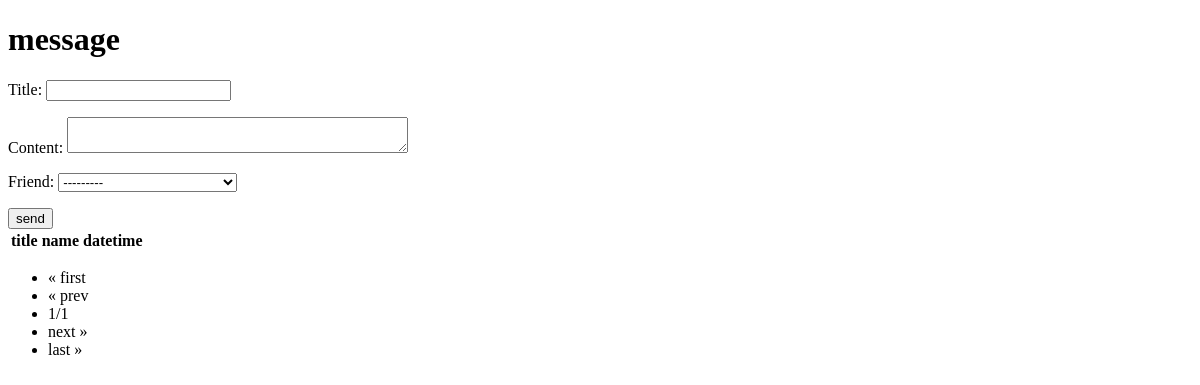
The page /hello/message/2 on the database as committed earlier.
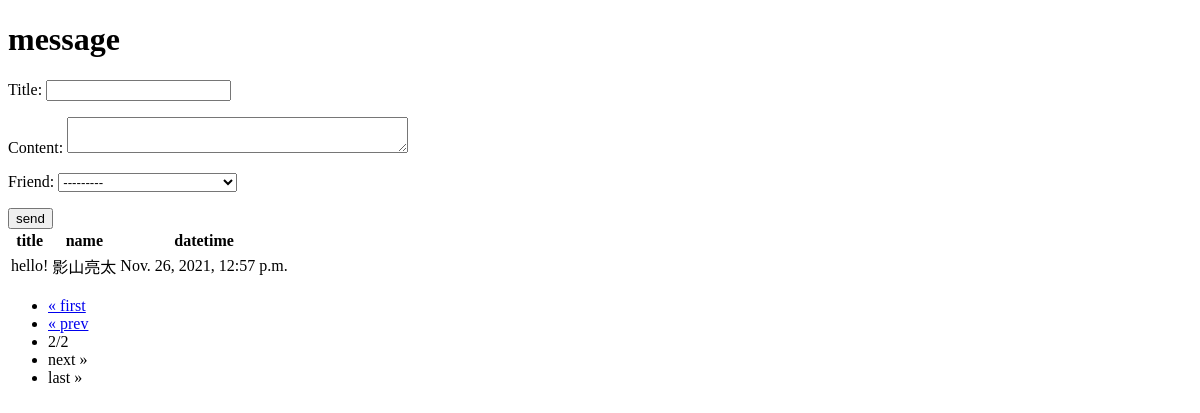
The same page on the database as committed later.
### hello/models.py (models this page shows, shortened)
class Message(models.Model):
    friend=models.ForeignKey(Friend, on_delete=models.CASCADE)
    title=models.CharField(max_length=100)
    content=models.CharField(max_length=300)
    pub_date=models.DateTimeField(auto_now_add=True)
    class Meta:
        ordering=('pub_date',)

class Friend(models.Model):
    name = models.CharField(max_length=100,\
        validators=[number_only])
    mail = models.EmailField(max_length=200)
    gender=models.BooleanField()
    age=models.IntegerField()
    birthday=models.DateField()
    def __str__(self):
        return "<Friend:id"+str(self.id)+","+\
            self.name+'('+str(self.age)+")>"

### hello/views.py (the view)
# urls.py: path("message/",views.message,name="message"),
def message(request,page=1):
    if(request.method=="POST"):
        obj=Message()
        form=MessageForm(request.POST,instance=obj)
        form.save()
    data=Message.objects.all().reverse()
    paginator=Paginator(data,5)
    params={
        "title":"message",
        "form":MessageForm(),
        "data":paginator.get_page(page),
    }
    return render(request, "hello/message.html", params)

### hello/forms.py
class MessageForm(forms.ModelForm):
    class Meta:
        model=Message
        fields=["title","content","friend"]
        widgets={
            "title":forms.TextInput(attrs={"class":"form-control form-control-sm"}),
            "content":forms.Textarea(attrs={"class":"form-control form-control-sm","rows":2}),
            "friend":forms.Select(attrs={"class":"form-control form-control-sm"}),
        }

### hello/templates/hello/message.html (shortened to what this page needs)
<!DOCTYPE html>
<html lang="en">
<head>
</head>
<body>
    <h1>{{title}}</h1>
    <form action="{%url "message"%}" method="post">
    {{form.as_p}}
    <input type="submit" value="send">
    <table>
        <tr>
            <th>title</th>
            <th>name</th>
            <th>datetime</th>
        </tr>
    {% for item in data %}
        <tr>
            <td>{{item.title}}</td>
            <td>{{item.friend.name}}</td>
            <td>{{item.pub_date}}</td>
        </tr>
    {% endfor %}
    </table>
    <ul>
    {% if data.has_previous %}
        <li>
        <a href="{%url "message"%}">&laquo; first</a>
        </li>
        <li>
        <a href="{%url "message"%}">&laquo; prev</a>
        </li>
        {% else %}
        <li><a>&laquo; first</a></li>
        <li><a>&laquo; prev</a></li>
    {% endif %}
    <li><a>{{data.number}}/{{data.paginator.num_pages}}</a></li>
    {% if data.has_next %}
    <li><a href="{%url "message"%}{{data.next_page_number}}">next &raquo;</a></li>
    <li><a href="{%url "message"%}{{data.paginator.num_pages}}">last &raquo;</a></li>
    {%else%}
    <li><a>next &raquo;</a></li>
    <li><a>last &raquo;</a></li>
    {% endif %}
    </ul>
    </form>
</body>
</html>

Rows that differ between the two databases and show on the page:
added Message: title "hello!", friend.name "影山亮太", pub_date "Nov. 26, 2021, 12:57 p.m."
Other text that changed with them:
{{ data.number }}: "1" → "2"
{{ data.paginator.num_pages }}: "1" → "2"
